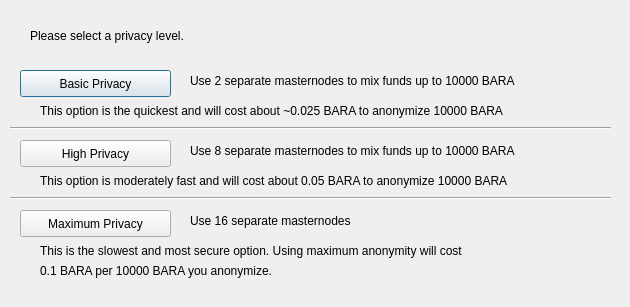
<?xml version="1.0" encoding="UTF-8"?>
<ui version="4.0">
 <class>ObfuscationConfig</class>
 <widget class="QDialog" name="ObfuscationConfig">
  <property name="geometry">
   <rect>
    <x>0</x>
    <y>0</y>
    <width>630</width>
    <height>307</height>
   </rect>
  </property>
  <property name="windowTitle">
   <string>Configure Obfuscation</string>
  </property>
  <widget class="QPushButton" name="buttonBasic">
   <property name="geometry">
    <rect>
     <x>20</x>
     <y>70</y>
     <width>151</width>
     <height>27</height>
    </rect>
   </property>
   <property name="text">
    <string>Basic Privacy</string>
   </property>
  </widget>
  <widget class="QPushButton" name="buttonHigh">
   <property name="geometry">
    <rect>
     <x>20</x>
     <y>140</y>
     <width>151</width>
     <height>27</height>
    </rect>
   </property>
   <property name="text">
    <string>High Privacy</string>
   </property>
  </widget>
  <widget class="QPushButton" name="buttonMax">
   <property name="geometry">
    <rect>
     <x>20</x>
     <y>210</y>
     <width>151</width>
     <height>27</height>
    </rect>
   </property>
   <property name="text">
    <string>Maximum Privacy</string>
   </property>
  </widget>
  <widget class="QLabel" name="label">
   <property name="geometry">
    <rect>
     <x>30</x>
     <y>20</y>
     <width>571</width>
     <height>31</height>
    </rect>
   </property>
   <property name="text">
    <string>Please select a privacy level.</string>
   </property>
  </widget>
  <widget class="QLabel" name="label_2">
   <property name="geometry">
    <rect>
     <x>190</x>
     <y>70</y>
     <width>421</width>
     <height>21</height>
    </rect>
   </property>
   <property name="text">
    <string>Use 2 separate masternodes to mix funds up to 10000 BARA</string>
   </property>
  </widget>
  <widget class="QLabel" name="label_3">
   <property name="geometry">
    <rect>
     <x>190</x>
     <y>140</y>
     <width>411</width>
     <height>21</height>
    </rect>
   </property>
   <property name="text">
    <string>Use 8 separate masternodes to mix funds up to 10000 BARA</string>
   </property>
  </widget>
  <widget class="QLabel" name="label_4">
   <property name="geometry">
    <rect>
     <x>190</x>
     <y>210</y>
     <width>421</width>
     <height>21</height>
    </rect>
   </property>
   <property name="text">
    <string>Use 16 separate masternodes</string>
   </property>
  </widget>
  <widget class="QLabel" name="label_6">
   <property name="geometry">
    <rect>
     <x>40</x>
     <y>100</y>
     <width>561</width>
     <height>21</height>
    </rect>
   </property>
   <property name="text">
    <string>This option is the quickest and will cost about ~0.025 BARA to anonymize 10000 BARA</string>
   </property>
  </widget>
  <widget class="QLabel" name="label_7">
   <property name="geometry">
    <rect>
     <x>40</x>
     <y>170</y>
     <width>561</width>
     <height>21</height>
    </rect>
   </property>
   <property name="text">
    <string>This option is moderately fast and will cost about 0.05 BARA to anonymize 10000 BARA</string>
   </property>
  </widget>
  <widget class="QLabel" name="label_8">
   <property name="geometry">
    <rect>
     <x>40</x>
     <y>240</y>
     <width>561</width>
     <height>21</height>
    </rect>
   </property>
   <property name="text">
    <string>This is the slowest and most secure option. Using maximum anonymity will cost</string>
   </property>
  </widget>
  <widget class="QLabel" name="label_9">
   <property name="geometry">
    <rect>
     <x>40</x>
     <y>260</y>
     <width>561</width>
     <height>21</height>
    </rect>
   </property>
   <property name="text">
    <string>0.1 BARA per 10000 BARA you anonymize.</string>
   </property>
  </widget>
  <widget class="Line" name="line">
   <property name="geometry">
    <rect>
     <x>10</x>
     <y>120</y>
     <width>601</width>
     <height>16</height>
    </rect>
   </property>
   <property name="orientation">
    <enum>Qt::Horizontal</enum>
   </property>
  </widget>
  <widget class="Line" name="line_2">
   <property name="geometry">
    <rect>
     <x>10</x>
     <y>190</y>
     <width>601</width>
     <height>16</height>
    </rect>
   </property>
   <property name="orientation">
    <enum>Qt::Horizontal</enum>
   </property>
  </widget>
 </widget>
 <resources/>
 <connections/>
</ui>
